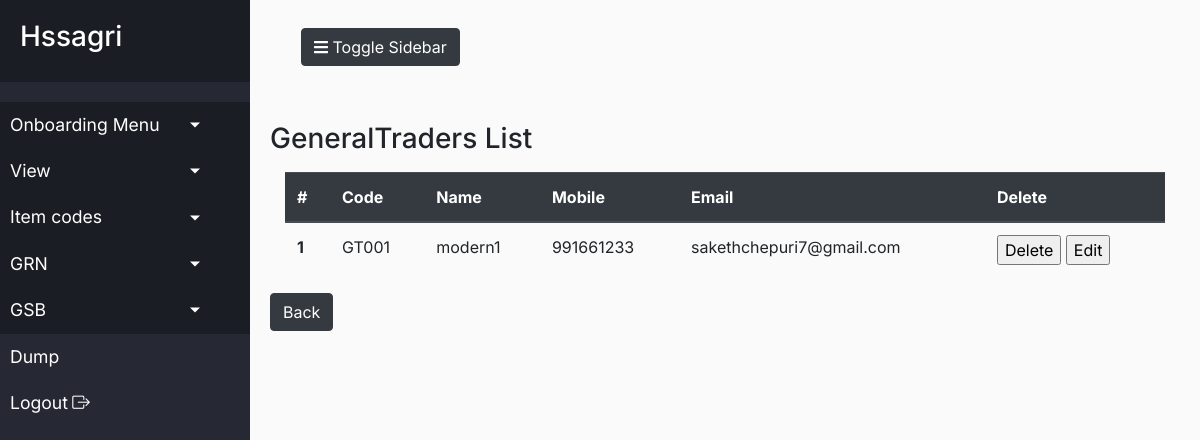
Screenshot of /view_generaltraders.php (signed in) with the database file from the repository.
### tables this page shows
CREATE TABLE `client_onboarding` (
  `id` int(11) NOT NULL,
  `user_id` varchar(50) DEFAULT NULL,
  `cl_clienttype` int(10) DEFAULT NULL,
  `cl_code` varchar(50) DEFAULT NULL,
  `cl_name` varchar(50) DEFAULT NULL,
  `cl_mobile` bigint(20) DEFAULT NULL,
  `cl_email` varchar(255) DEFAULT NULL,
  `cl_kyc` text DEFAULT NULL,
  `cl_agreementcopy` varchar(100) DEFAULT NULL,
  `cl_bank_acctholdername` varchar(100) DEFAULT NULL,
  `cl_bank_acctnumber` varchar(255) DEFAULT NULL,
  `cl_bank_ifsccode` varchar(100) DEFAULT NULL,
  `cl_bank_branchname` varchar(100) DEFAULT NULL,
  `cl_bank_cancelcheq` varchar(100) DEFAULT NULL,
  `cl_regdate` timestamp NOT NULL DEFAULT current_timestamp()
);

### db_connect.php (called while the page is built, shortened)
<?php
class db_connect{
    protected function __construct($db = NULL)
    {
        if (is_object($db)) {
            $this->db = $db;
        }  else  {
            $dsn = "mysql:host=".DB_HOST.";dbname=".DB_NAME;
            try  {
                $this->db = new PDO($dsn, DB_USER, DB_PSWD, array(PDO::MYSQL_ATTR_INIT_COMMAND => "SET NAMES utf8mb4"));
            } catch (Exception $e) {
                die ($e->getMessage());
            }
        }
    }
}
?>

### account.php (called while the page is built, shortened)
<?php
include'db_connect.php';
class account extends db_connect
{
	public  function getCurrentUserId()
    {
        if (isset($_SESSION) && isset($_SESSION['user_id'])) {
            return $_SESSION['user_id'];
        } else {
            return 0;
        }
    }
	public function getClient_OnBoardingData($acctid,$type)
	{
		$result=[];
		$stmt = $this->db->prepare("select * from client_onboarding where user_id = (:userid) and cl_clienttype = (:type) ");
		$stmt->bindParam(":userid", $acctid, PDO::PARAM_INT);
		$stmt->bindParam(":type", $type, PDO::PARAM_INT);
		if($stmt->execute())
		{
			if($stmt->rowCount() > 0)
			{
				$rows = $stmt->fetchAll();
				foreach($rows as $frow)
				{
					$result[] = array("name"=>$frow['cl_name'],
									"code"=>$frow['cl_code'],
									"mobile"=>$frow['cl_mobile'],
									"email"=>$frow['cl_email'],
									"id"=>$frow['id']);
				}
			}
		}
		return $result;
	}
}

### view_generaltraders.php (the view, shortened to what this page needs)
<?php
include'account.php';
$account =  new account();
$accountId=$account->getCurrentUserId();
$clientdata = $account->getClient_OnBoardingData($accountId,$type=3);
?>
<!doctype html>
<html lang="en">
<head>
<?php require_once('header.php'); ?>
</head>
<body>
  <div class="wrapper">
    <?php require_once('side_bar.php'); ?>
    <div id="content">
      <nav class="navbar navbar-expand-lg">
        <div class="container-fluid">
          <button type="button" id="sidebarCollapse" class="btn btn-dark">
            <i class="fas fa-bars"></i><span> Toggle Sidebar</span>
          </button>
        </div>
      </nav>
      <br><br>
	  <h3>GeneralTraders List</h3>
    <div class="container">
	<div class="table-responsive">
        <table class="table">
  <thead class="thead-dark">
    <tr>
      <th scope="col">#</th>
      <th scope="col">Code</th>
	  <th scope="col">Name</th>
      <th scope="col">Mobile</th>
      <th scope="col">Email</th>
	  <th scope="col">Delete</th>
    </tr>
  </thead>
  <tbody>
  <?php
     $inc = 0;
  	foreach($clientdata as $fdata)
	{ $inc++;
	?>
	    <tr>
      <th scope="row"><?php echo $inc; ?></th>
	  <td><?php echo $fdata['code'] ?></td>
      <td><?php echo $fdata['name'] ?></td>
      <td><?php echo $fdata['mobile'] ?></td>
      <td><?php echo $fdata['email'] ?></td>
	    <td><input type="button" name="delete" value="Delete" data-target='#delete_client' data-toggle='modal'
		class="deleteclientdata" id="<?php echo $fdata['id'] ?>">&nbsp;<a href="edit_client_onboarding.php?id=<?php echo $fdata['id'] ?>"><input type="button" name="edit" value="Edit"></a></td>
    </tr>
	<?php }
  ?>
  </tbody>
</table></div>
    </div><a href="client_onboarding_view.php"><input type="button" name="Back" value="Back" class="btn btn-dark"></a>
    </div>
  </div>
</body>
</html>

### css/style.css (style rules this page uses)
* { list-style: none; }
body { font-family: 'Inter', sans-serif; background: #fff; }
a, a:hover, a:focus { color: inherit; text-decoration: none; transition: all 0.4s; }
.wrapper { display: flex; text-decoration: none; transition: all 0.4s; }
#content { width: 100%; padding: 20px; min-width: height 100vh; transition: all 0.4s; }

### rows the page displays
client_onboarding: cl_code "GT001", cl_name "modern1", cl_mobile "991661233", cl_email "sakethchepuri7@gmail.com"
